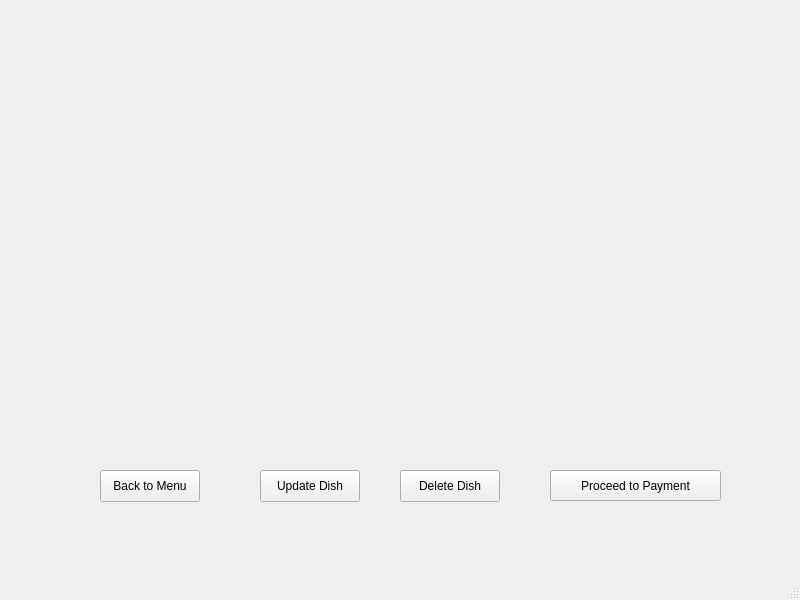
<?xml version="1.0" encoding="UTF-8"?>
<ui version="4.0">
 <class>Cart</class>
 <widget class="QMainWindow" name="Cart">
  <property name="geometry">
   <rect>
    <x>0</x>
    <y>0</y>
    <width>800</width>
    <height>600</height>
   </rect>
  </property>
  <property name="windowTitle">
   <string>MainWindow</string>
  </property>
  <widget class="QWidget" name="centralwidget">
   <widget class="QPushButton" name="goBackButton">
    <property name="geometry">
     <rect>
      <x>100</x>
      <y>470</y>
      <width>100</width>
      <height>32</height>
     </rect>
    </property>
    <property name="text">
     <string>Back to Menu</string>
    </property>
   </widget>
   <widget class="QPushButton" name="updateDishButton">
    <property name="geometry">
     <rect>
      <x>260</x>
      <y>470</y>
      <width>100</width>
      <height>32</height>
     </rect>
    </property>
    <property name="text">
     <string>Update Dish</string>
    </property>
   </widget>
   <widget class="QPushButton" name="pushButton_2">
    <property name="geometry">
     <rect>
      <x>550</x>
      <y>470</y>
      <width>171</width>
      <height>31</height>
     </rect>
    </property>
    <property name="text">
     <string>Proceed to Payment</string>
    </property>
   </widget>
   <widget class="QWidget" name="verticalLayoutWidget">
    <property name="geometry">
     <rect>
      <x>110</x>
      <y>10</y>
      <width>571</width>
      <height>411</height>
     </rect>
    </property>
    <layout class="QVBoxLayout" name="verticalLayout"/>
   </widget>
   <widget class="QPushButton" name="deleteButton">
    <property name="geometry">
     <rect>
      <x>400</x>
      <y>470</y>
      <width>100</width>
      <height>32</height>
     </rect>
    </property>
    <property name="text">
     <string>Delete Dish</string>
    </property>
   </widget>
  </widget>
  <widget class="QMenuBar" name="menubar">
   <property name="geometry">
    <rect>
     <x>0</x>
     <y>0</y>
     <width>800</width>
     <height>24</height>
    </rect>
   </property>
  </widget>
  <widget class="QStatusBar" name="statusbar"/>
 </widget>
 <resources/>
 <connections/>
</ui>
